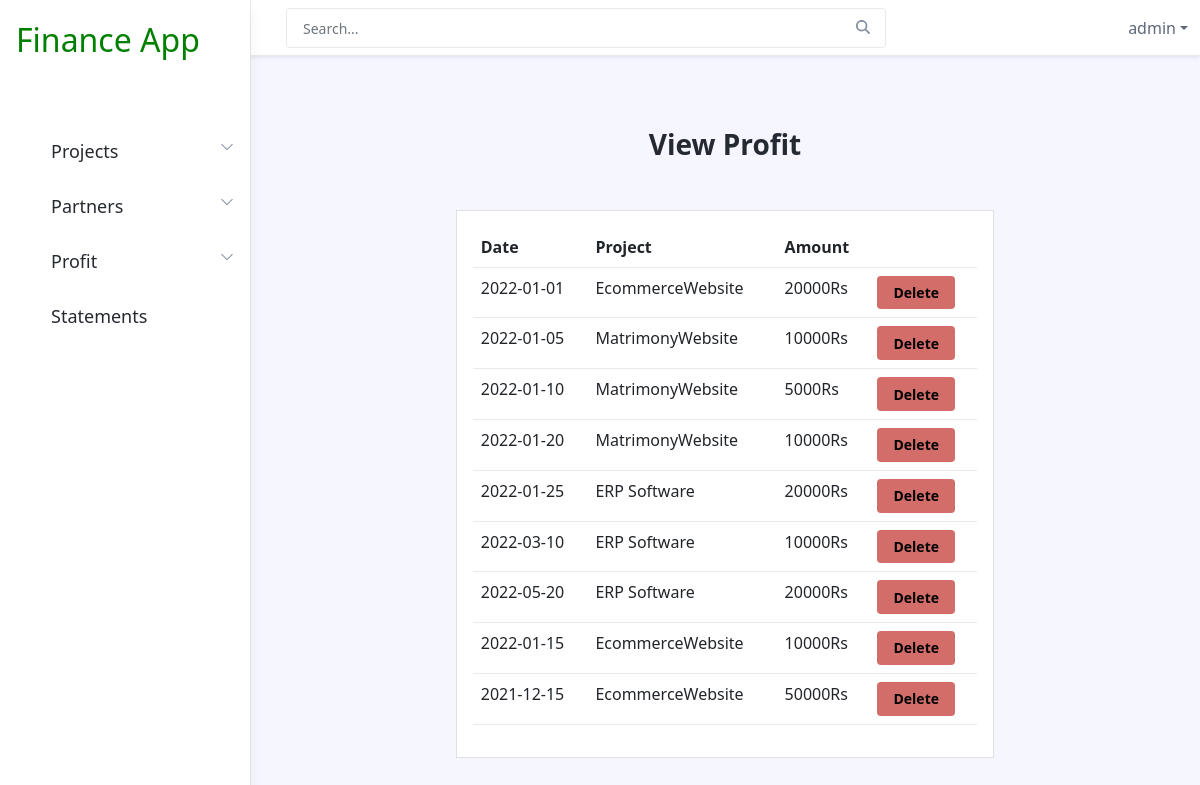
Page /viewprofit/ (signed in) on the committed database.
### financeadmin/models.py (models this page shows, shortened)
class profit(models.Model):
    created_date=models.CharField(max_length=30)
    project=models.ForeignKey(project,on_delete=models.CASCADE)
    amount=models.BigIntegerField()

class project(models.Model):
    name=models.CharField(max_length=30)
    def __str__(self):
        return self.name

### financeadmin/views.py (the view)
# urls.py: path('viewprofit/', views.fnviewprofit,name="viewprofit"),
@login_required(login_url="/login/")
def fnviewprofit(request):
    profits=profit.objects.filter(amount__gt=0)
    context={'profits':profits}
    return render(request,'viewprofit.html',context)

### financeadmin/templates/viewprofit.html
{% extends 'includes/navbar.html' %}
{% block content %}
{% load mathfilters %}
<div class="app-wrapper">
    <div class="app-content pt-3 p-md-3 p-lg-4">
        <div class="container-xl">
<div class="col-sm-8 col-lg-9 container ">
    <h3 class="text-center mt-5">View Profit</h3>
    <div class="row m-5 p-3 border bg-white">
        <table class="table ">
            <tr>
                <th>Date</th>
                <th>Project</th>
                <th>Amount</th>
                <th></th>
            </tr>
            {% for profit in profits %}
            <tr>
                <td>{{profit.created_date}}</td>
                <td>{{profit.project}}</td>
                <td>{{profit.amount}}Rs</td>
                <td><a href="{% url 'profitdelete' prof_id=profit.id %}" class="btn btn-danger">Delete</a></td>
            </tr>
            {% endfor %}
        </table>
    </div>
</div>
</div>
</div>
</div>
{% endblock %}

### financeadmin/templates/includes/navbar.html (shortened to what this page needs)
{% load static %}
<!DOCTYPE html>
<html lang="en">
<head>
    <link href="https://cdn.jsdelivr.net/npm/bootstrap@5.0.2/dist/css/bootstrap.min.css" rel="stylesheet">
    <link rel="stylesheet" href="{% static 'css/style.css' %}">
    <link id="theme-style" rel="stylesheet" href="{% static 'css/portal.css' %}">
</head>
<body class="app">
    <header class="app-header fixed-top">
        <div class="app-header-inner">
	        <div class="container-fluid py-2">
		        <div class="app-header-content">
		            <div class="row justify-content-between align-items-center">
		            <div class="app-search-box col">
		                <form class="app-search-form">
							<input type="text" placeholder="Search..." name="search" class="form-control search-input">
							<button type="submit" class="btn search-btn btn-primary" value="Search"><i class="fas fa-search"></i></button>
				        </form>
		            </div>
		            <div class="app-utilities col-auto">
			            <div class="app-utility-item app-user-dropdown dropdown">
				            <a class="dropdown-toggle" id="user-dropdown-toggle" data-bs-toggle="dropdown" href="#" role="button" aria-expanded="false">{{request.user}}</a>
			            </div>
		            </div>
		        </div>
	            </div>
	        </div>
        </div>
        <div id="app-sidepanel" class="app-sidepanel">
	        <div class="sidepanel-inner d-flex flex-column">
		        <div class="app-branding">
		            <a class="app_logo" style="text-decoration: none;font-size: 32px;" href="{% url 'home' %}">Finance App</a>
		        </div>
			    <nav id="app-nav-main" class="app-nav app-nav-main flex-grow-1 mt-5">
				    <ul class="app-menu list-unstyled accordion" id="menu-accordion">
					    <li class="nav-item has-submenu">
					        <a class="nav-link submenu-toggle" href="#" data-bs-toggle="collapse" data-bs-target="#submenu-1" aria-expanded="false" aria-controls="submenu-1">
		                         <span class="nav-link-text" style="font-size:large">Projects</span>
		                         <span class="submenu-arrow">
		                             <svg width="1em" height="1em" viewBox="0 0 16 16" class="bi bi-chevron-down" fill="currentColor" xmlns="http://www.w3.org/2000/svg">
	  <path fill-rule="evenodd" d="M1.646 4.646a.5.5 0 0 1 .708 0L8 10.293l5.646-5.647a.5.5 0 0 1 .708.708l-6 6a.5.5 0 0 1-.708 0l-6-6a.5.5 0 0 1 0-.708z"/>
	</svg>
	                             </span>
					        </a>
					    </li>
					    <li class="nav-item has-submenu">
					        <a class="nav-link submenu-toggle" href="#" data-bs-toggle="collapse" data-bs-target="#submenu-2" aria-expanded="false" aria-controls="submenu-2">
		                         <span class="nav-link-text" style="font-size:large">Partners</span>
		                         <span class="submenu-arrow">
		                             <svg width="1em" height="1em" viewBox="0 0 16 16" class="bi bi-chevron-down" fill="currentColor" xmlns="http://www.w3.org/2000/svg">
	  <path fill-rule="evenodd" d="M1.646 4.646a.5.5 0 0 1 .708 0L8 10.293l5.646-5.647a.5.5 0 0 1 .708.708l-6 6a.5.5 0 0 1-.708 0l-6-6a.5.5 0 0 1 0-.708z"/>
	</svg>
	                             </span>
					        </a>
					    </li>
						<li class="nav-item has-submenu">
					        <a class="nav-link submenu-toggle" href="#" data-bs-toggle="collapse" data-bs-target="#submenu-3" aria-expanded="false" aria-controls="submenu-2">
		                         <span class="nav-link-text" style="font-size:large">Profit</span>
		                         <span class="submenu-arrow">
		                             <svg width="1em" height="1em" viewBox="0 0 16 16" class="bi bi-chevron-down" fill="currentColor" xmlns="http://www.w3.org/2000/svg">
	  <path fill-rule="evenodd" d="M1.646 4.646a.5.5 0 0 1 .708 0L8 10.293l5.646-5.647a.5.5 0 0 1 .708.708l-6 6a.5.5 0 0 1-.708 0l-6-6a.5.5 0 0 1 0-.708z"/>
	</svg>
	                             </span>
					        </a>
					    </li>
					    <li class="nav-item">
					        <a class="nav-link" href="{% url 'statements' %}">
		                         <span class="nav-link-text" style="font-size:large">Statements</span>
					        </a>
					    </li>
				    </ul>
			    </nav>
	        </div>
	    </div>
    </header>
    {% block content %}
    {% endblock %}
</body>
</html>

### financeadmin/static/css/style.css (style rules this page uses)
.app_logo { text-decoration: none; font-size: 32px; color:green }
.nav-link-text { font-size: 34 px; }

### rows in the picture
profit: created_date "2022-01-01", project "EcommerceWebsite", amount "20000"
profit: created_date "2022-01-05", project "MatrimonyWebsite", amount "10000"
profit: created_date "2022-01-10", project "MatrimonyWebsite", amount "5000"
profit: created_date "2022-01-20", project "MatrimonyWebsite", amount "10000"
profit: created_date "2022-01-25", project "ERP Software", amount "20000"
profit: created_date "2022-03-10", project "ERP Software", amount "10000"
profit: created_date "2022-05-20", project "ERP Software", amount "20000"
profit: created_date "2022-01-15", project "EcommerceWebsite", amount "10000"
profit: created_date "2021-12-15", project "EcommerceWebsite", amount "50000"

### other values in the picture
{{ request.user }} "admin"
